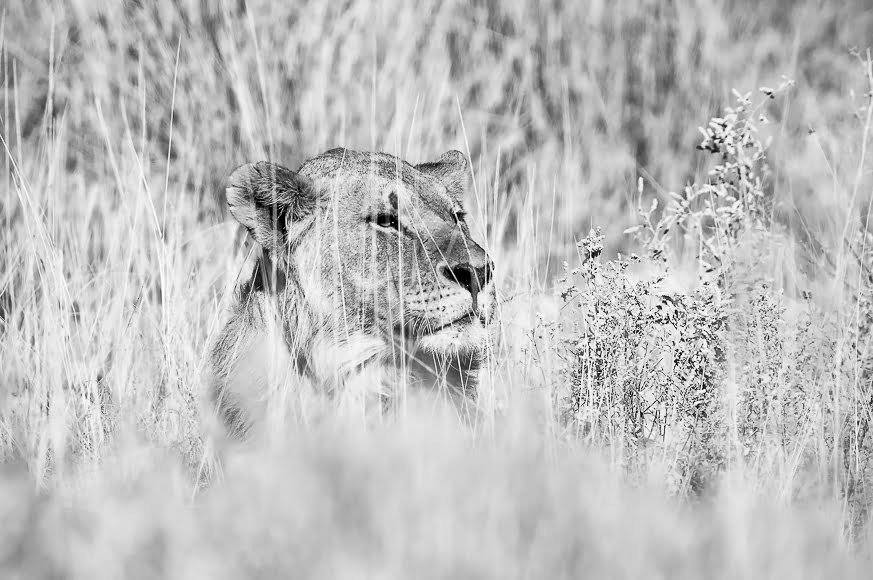
#> input picture Pic6.jpg, 873 x 580 px
$ jupyter execute Nhap.ipynb
#> lines starting #> are read from the running program, lines starting #| are printed output that depends on the picture
[cell 1]
import numpy as np
import matplotlib.pyplot as plt
import cv2, sys

image = cv2.imread('Pic6.jpg')
#> image is the input picture: shape (580, 873, 3); min 0, max 255, mean 190.1
gray_img = (0.1140*image[:,:,0] + 0.5870*image[:,:,1]+ 0.2989*image[:,:,2]).astype(np.uint8)
w, h = gray_img.shape
#> w = 580; h = 873
plt.axis("off")
plt.imshow(gray_img, 'gray')
plt.title('Original Image')

hist_f = np.zeros(256) # Creat 1D array of zeros
for i in range(w):
    for j in range(h):
        '''
        Now at each index of the image u'll get a pixel intensity value (p), now
        at p_th index of empty 1D array you just add 1 and loop over whole image.
        '''
        hist_f[(gray_img[i,j])] = hist_f[(gray_img[i,j])] + 1
#> after the loop, hist_f = 256 values, max 10145 at index 207, min 0 at index 255, mean 1977.9
'''
1st one are the x-axis coordinated of the bars in histogram list respectively,
i.e. the value at the nth index of hist_f will be on the n coordinate on x=axis.
2nd is the hight of each bar.
'''
plt.figure(figsize=(7, 7))
plt.bar(list(range(len(hist_f))), hist_f, color='red')
plt.title('Unequalized Histogram')
plt.ylabel('Frequency')

r_k = np.unique(gray_img)
#> r_k = 255 values from 0 to 254
p_k = hist_f
#> p_k has the same summary as hist_f
prob_m = p_k / np.sum(p_k)
#> prob_m = 256 values, max 0.02 at index 207, min 0 at index 255, mean 0.00391
C_m = np.zeros(len(p_k))
#> C_m = 256 values from 0 to 0
for i in range(len(p_k)):
    C_m[i] = prob_m[i] + C_m[i-1]
#> after the loop, C_m = 256 values from 0.000464 to 1

plt.figure(figsize=(7, 7))
plt.bar(list(range(len(C_m))), C_m, color='green')
plt.title('Cumulative function')
plt.ylabel('Frequency')

L = C_m * np.max(gray_img)
#> L = 256 values from 0.118 to 254
L_r = np.round(L, 0)
#> L_r = 256 values from 0 to 254

eq_img = np.zeros((w, h), np.uint8)
for i in range(w):
    for j in range(h):
        '''
        This is just like the above done hist_f loop
        '''
        eq_img[i, j] = L_r[gray_img[i, j]]
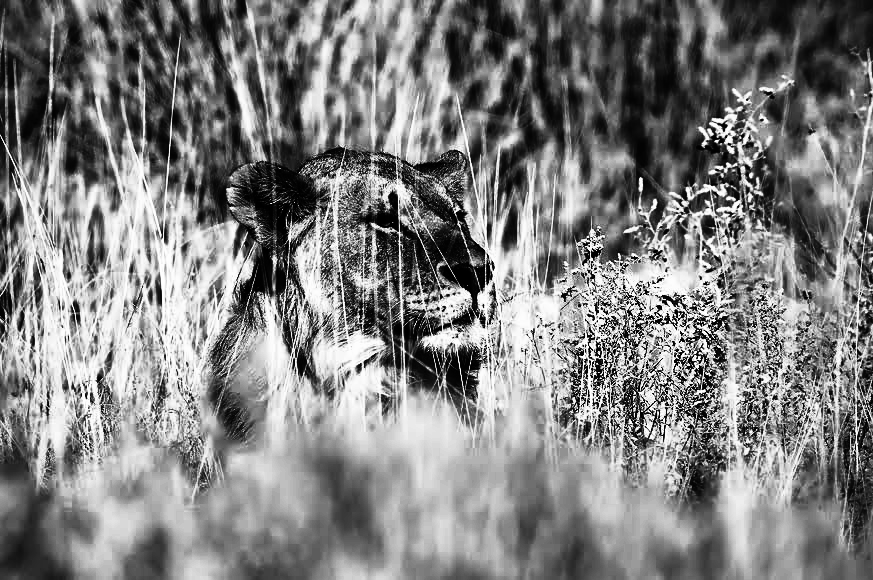
#> eq_img: shape (580, 873); min 0, max 254, mean 128.3

plt.figure(figsize=(7, 7))
plt.imshow(eq_img, 'gray')
plt.title('Equalized Image')

eq_hist = np.zeros(256)
for i in range(w):
    for j in range(h):
        eq_hist[(eq_img[i,j])] = eq_hist[(eq_img[i,j])] + 1
#> after the loop, eq_hist = 256 values, max 10145 at index 173, min 0 at index 38, mean 1977.9

plt.figure(figsize=(7, 7))
plt.bar(list(range(len(eq_hist))), eq_hist, color='blue')
plt.title('Equalized Histogram')
plt.ylabel('Frequency')
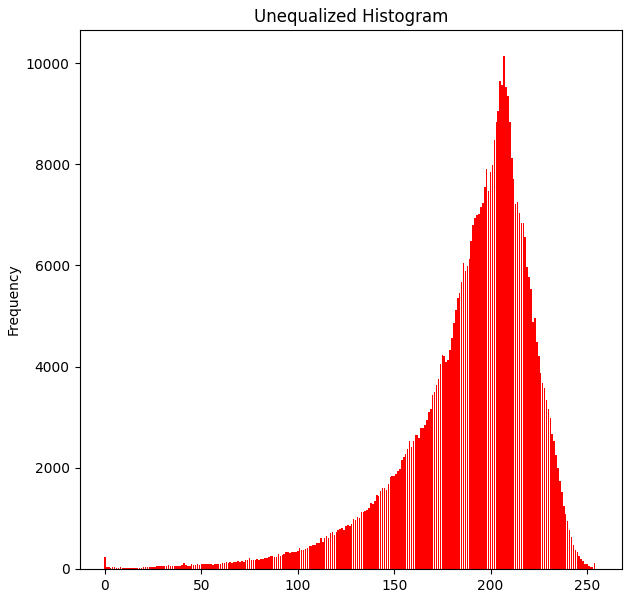
#> figure drawn by matplotlib, 1 panel; tallest bar 10145 high, from x = 206.6 to 207.4
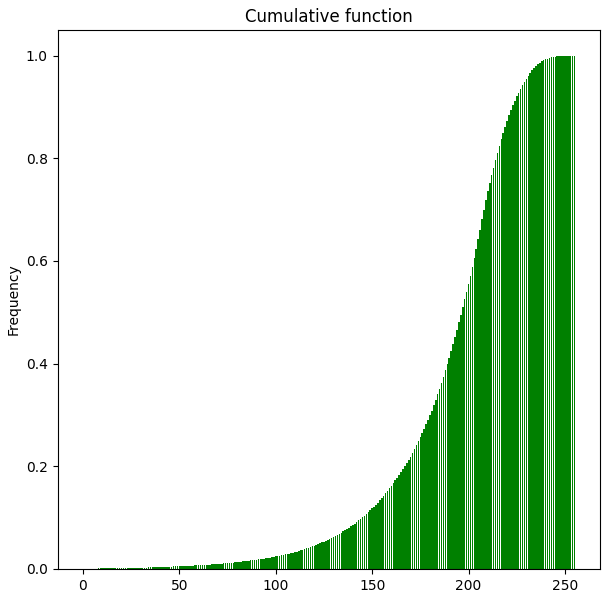
#> figure drawn by matplotlib, 1 panel
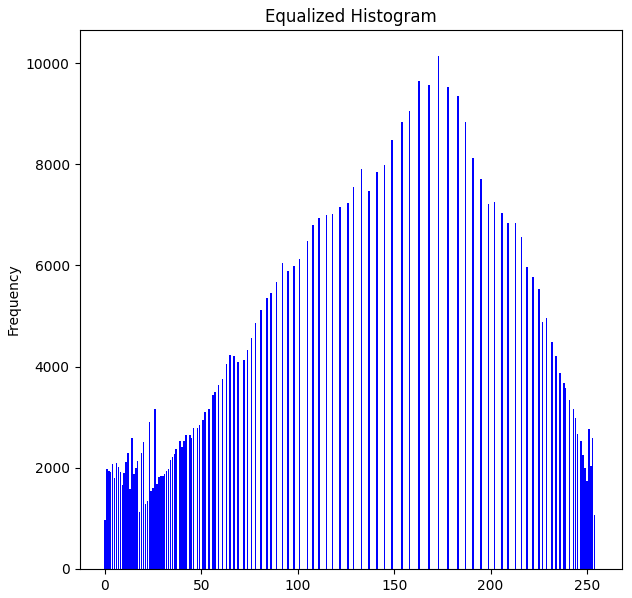
#> figure drawn by matplotlib, 1 panel; tallest bar 10145 high, from x = 172.6 to 173.4

[cell 2]
import cv2
import numpy as np
import matplotlib.pyplot as plt


img =  cv2.imread('Pic6.jpg')

# The values of xp and fp can be varied to create custom tables as required
# and it will stretch the contrast even if min and max pixels are 0 and 255

xp = [0, 64, 128, 192, 255]
fp = [0, 16, 128, 240, 255]

x = np.arange(256)
table = np.interp(x, xp, fp).astype('uint8')

# cv2.LUT will replace the values of the original image with the values in the
# table. For example, all the pixels having values 1 will be replaced by 0 and
# all pixels having values 4 will be replaced by 1.
img = cv2.LUT(img, table)
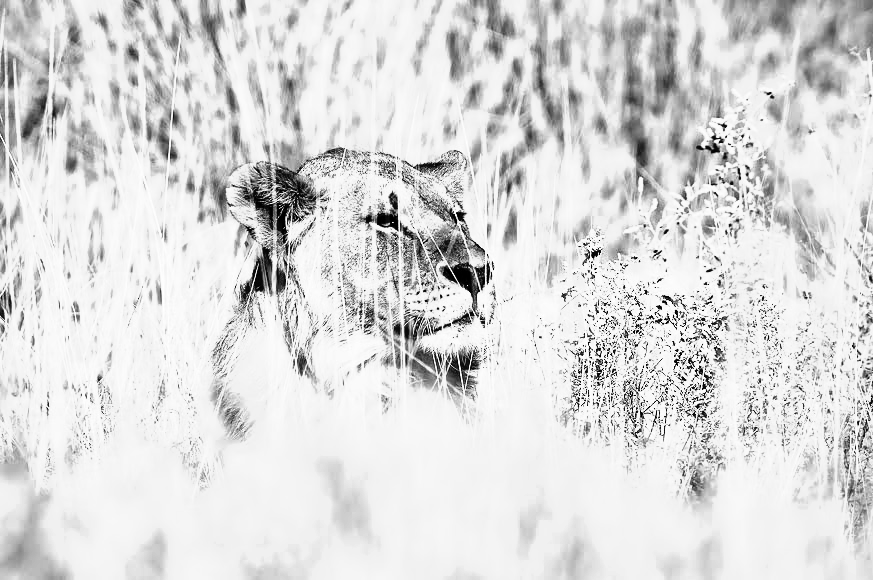
#> img: shape (580, 873, 3); min 0, max 255, mean 219.3

plt.imshow(img)
plt.title('Contrast Stretched Image')

# from shujaat
def contrast_stretching(z, a, b, z1, zk):

    new_array = np.copy(z)

    for i,value in enumerate(z):
        if value>=a and value<=b:
            new_pixel_value = (((zk - z1)/(b-a))*value) + ((z1*b - zk*a)/(b-a))

            new_array[i] = new_pixel_value

    return new_array

$ run again, with Pic1.jpg copied over Pic6.jpg
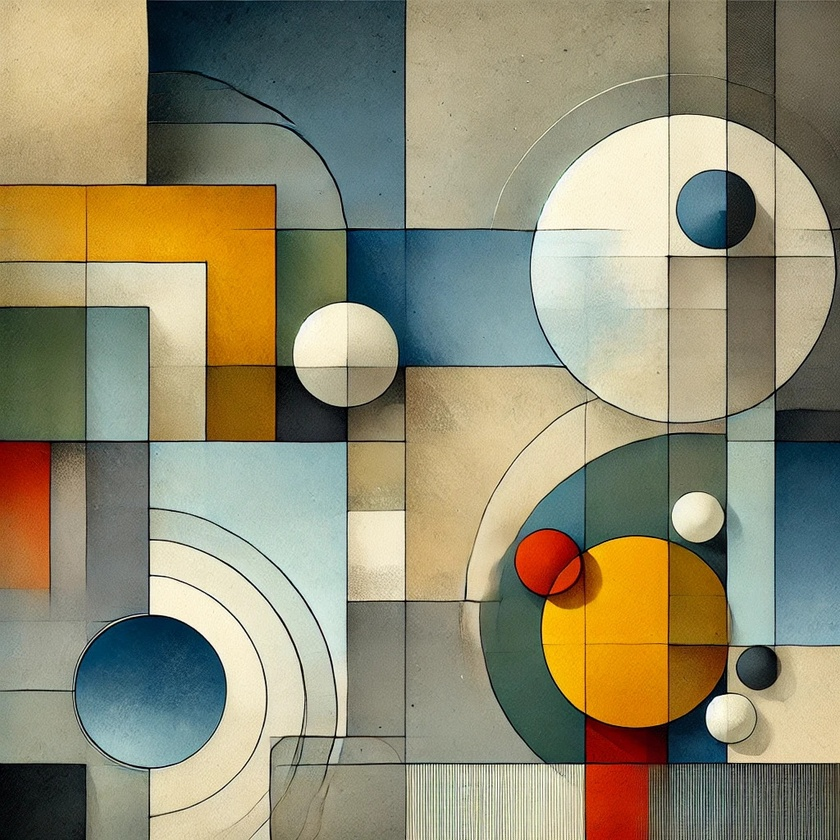
#> input picture Pic1.jpg, 840 x 840 px, shrunk from 1024 x 1024 before the run
#> image is the input picture: shape (840, 840, 3); mean B, G, R 113.9, 140.8, 146.1
#> after the loop `for i in range(w):`: hist_f = 256 values, max 5994 at index 151, min 0 at index 255, mean 2756.2
#> r_k = 255 values from 0 to 254
#> p_k has the same summary as hist_f
#> prob_m = 256 values, max 0.00849 at index 151, min 0 at index 255, mean 0.00391
#> `C_m = np.zeros(len(p_k))`: C_m = 256 values from 0 to 0
#> after the loop `for i in range(len(p_k)):`: C_m = 256 values from 0.000502 to 1
#> L = 256 values from 0.127 to 254
#> L_r = 256 values from 0 to 254
#> after the loop `for i in range(w):`:
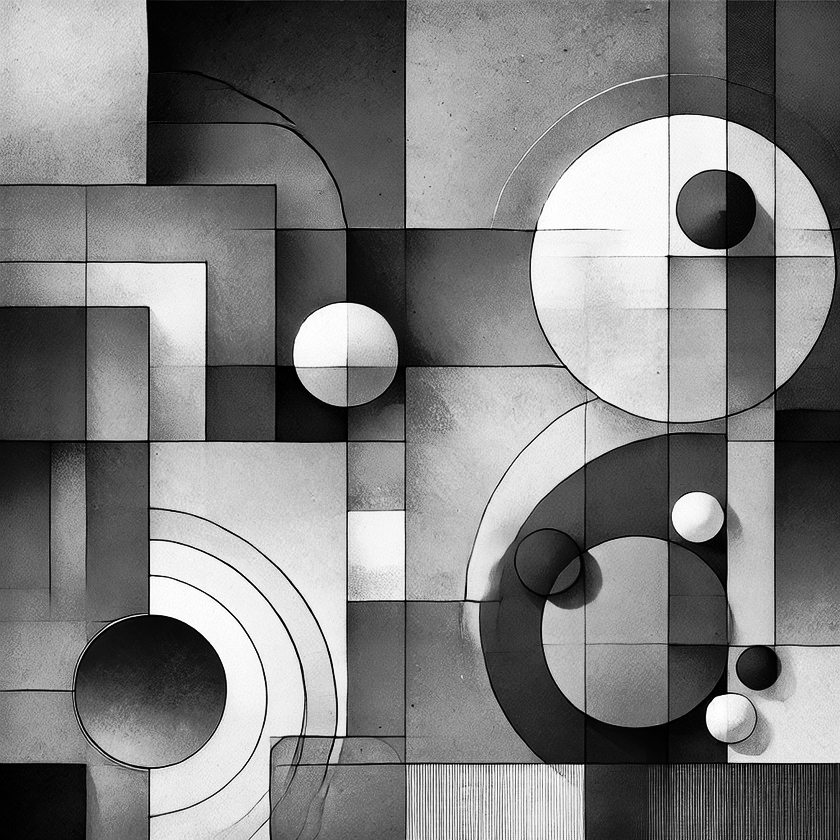
#> eq_img: shape (840, 840); min 0, max 254, mean 127.6
#> after the loop `for i in range(w):`: eq_hist = 256 values, max 5994 at index 138, min 0 at index 47, mean 2756.2
#> `img = cv2.LUT(img, table)`:
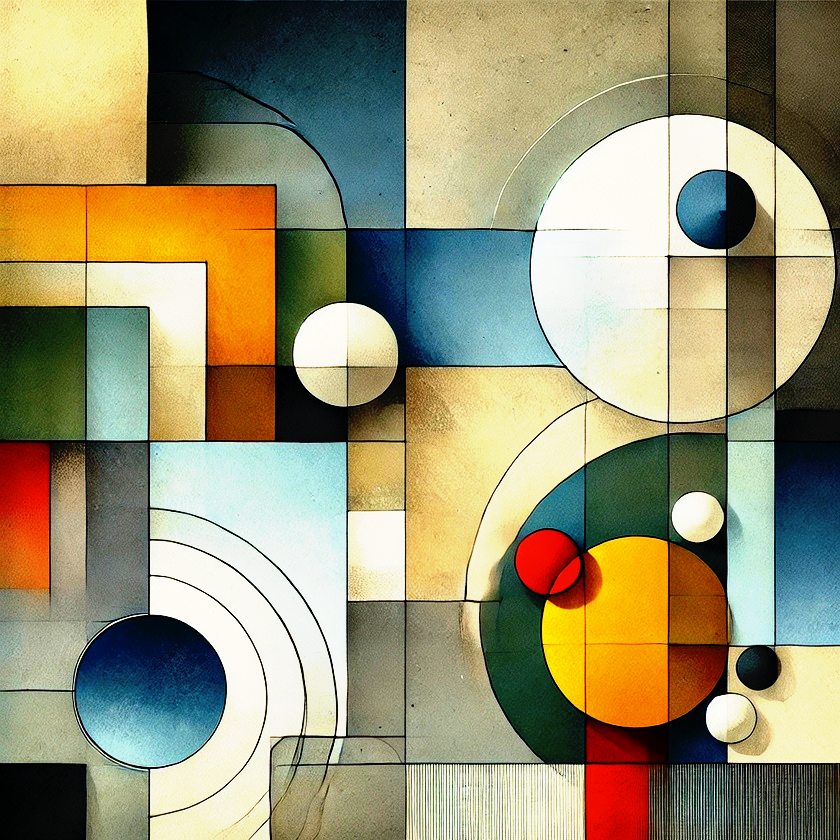
#> img: shape (840, 840, 3); mean B, G, R 113.5, 147.1, 153.3

$ run again, with Pic2.jpg copied over Pic6.jpg
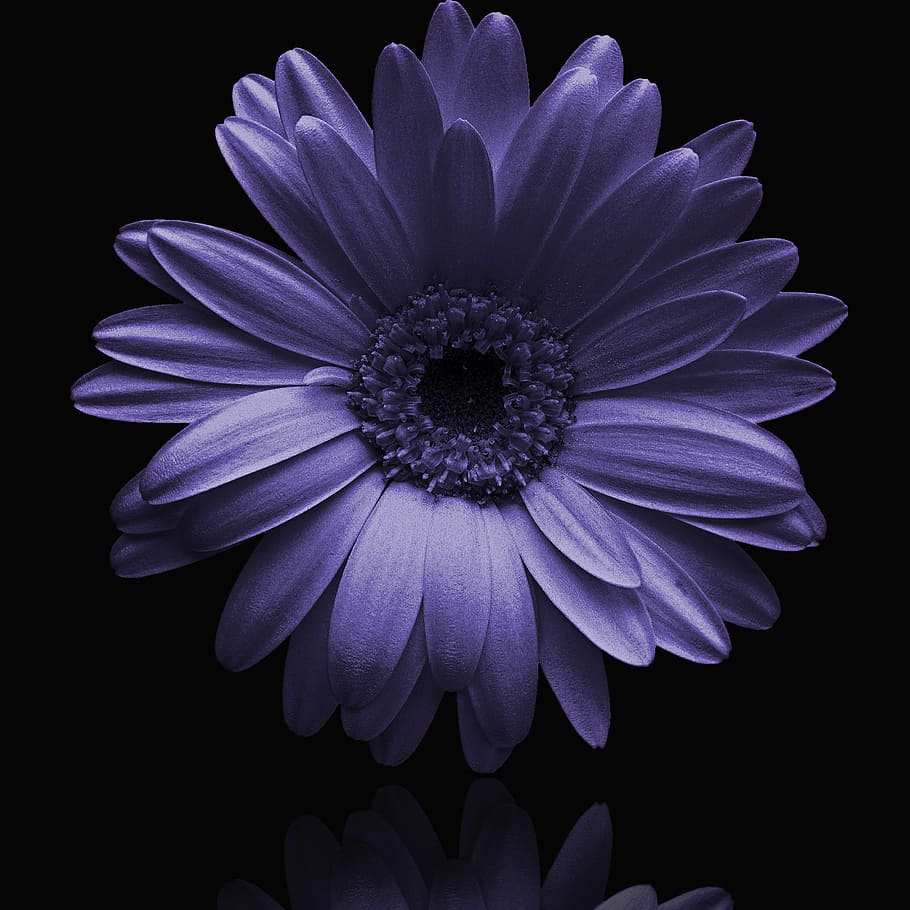
#> input picture Pic2.jpg, 910 x 910 px
#> image is the input picture: shape (910, 910, 3); mean B, G, R 52.2, 31.9, 35.2
#> after the loop `for i in range(w):`: hist_f = 256 values, max 377655 at index 4, min 0 at index 220, mean 3234.8
#> r_k = 221 values from 0 to 225
#> p_k has the same summary as hist_f
#> prob_m = 256 values, max 0.456 at index 4, min 0 at index 220, mean 0.00391
#> `C_m = np.zeros(len(p_k))`: C_m = 256 values from 0 to 0
#> after the loop `for i in range(len(p_k)):`: C_m = 256 values from 0.00305 to 1
#> L = 256 values from 0.686 to 225
#> L_r = 256 values from 1 to 225
#> after the loop `for i in range(w):`:
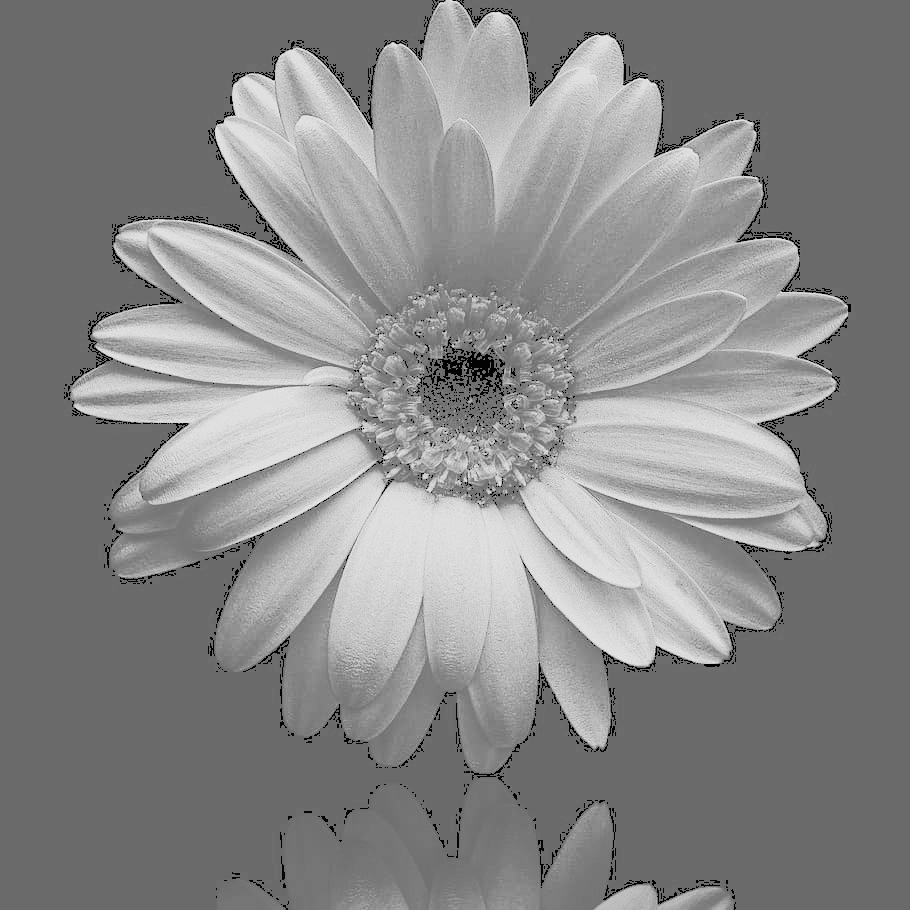
#> eq_img: shape (910, 910); min 1, max 225, mean 136.3
#> after the loop `for i in range(w):`: eq_hist = 256 values, max 377655 at index 106, min 0 at index 0, mean 3234.8
#> `img = cv2.LUT(img, table)`:
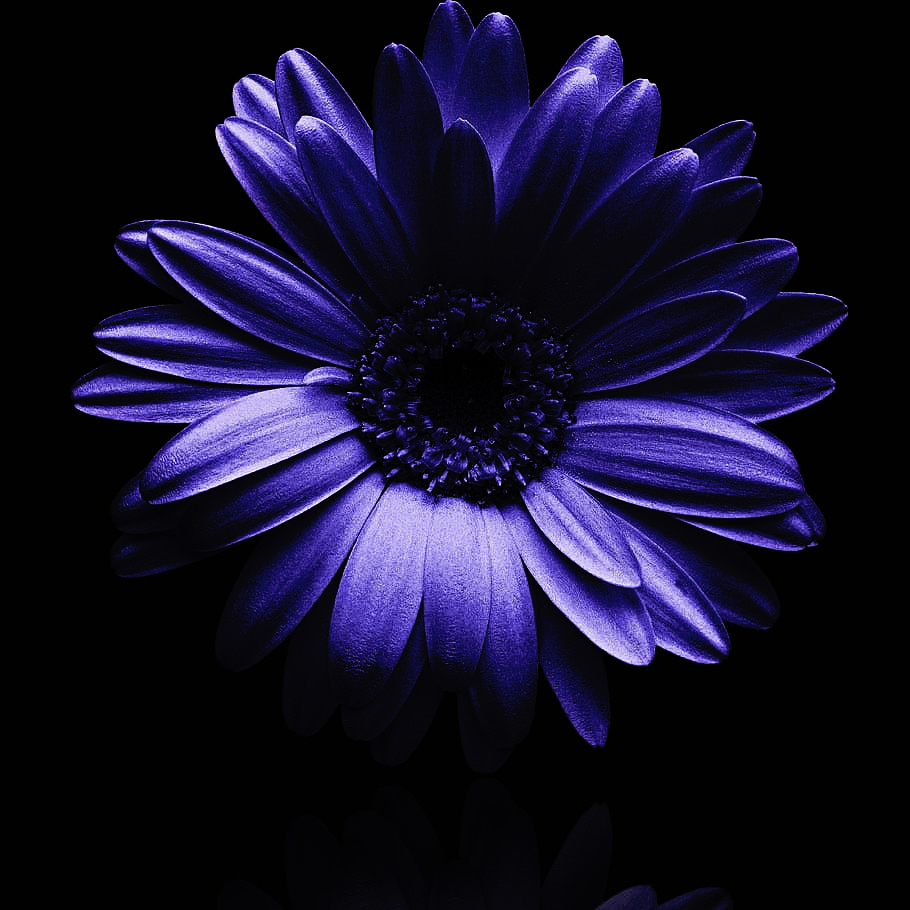
#> img: shape (910, 910, 3); mean B, G, R 42.7, 17.6, 21.1
